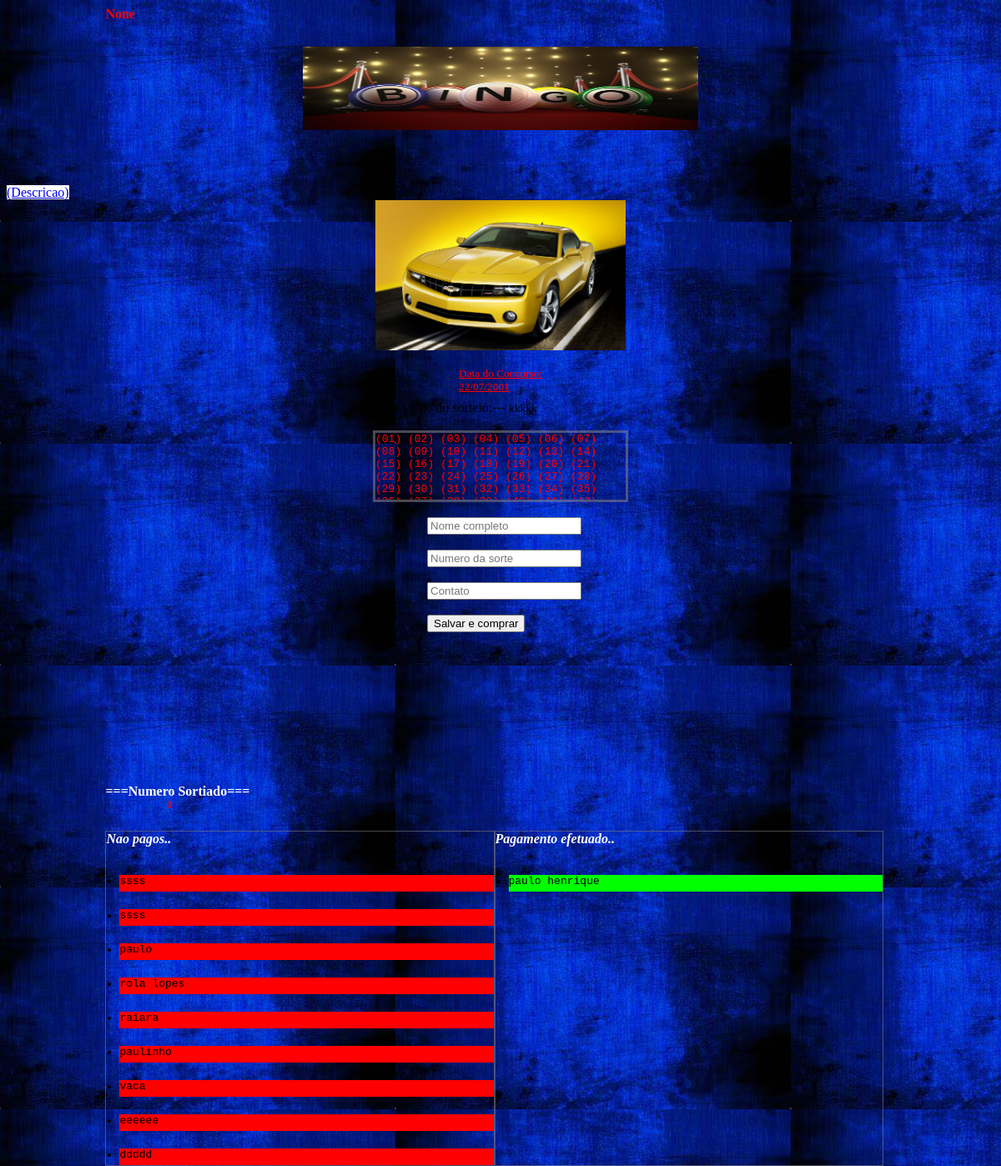
The page / on the database its author committed.
### app/models.py (models this page shows, shortened)
class datanumero(models.Model):
      d = models.TextField(max_length=10)
      n = models.IntegerField()
      video = models.TextField(max_length=100)

class permisoes(models.Model):
    id = models.AutoField(primary_key=True)
    chavep = models.TextField(max_length=13)
    nomeunico = models.TextField(max_length=20)
    numeros = models.IntegerField()

class adicionar(models.Model):
    dicionar = models.TextField(max_length=20)

### app/views.py (the view, shortened to what this page needs)
# urls.py: url(r'^$',index,name='ccp'),
def index(request):
    if request.method == 'GET':
     nus = request.COOKIES.get('seunumero')
     f = {
         'mostraa': permisoes.objects.all(),
         'ad': adicionar.objects.all(),
         'ch': datanumero.objects.all(),
         'sr':nus,
     }
     res = render(request,'fra.html',f)
     i = request.COOKIES.get('videos')
     return res

### app/templates/fra.html (shortened to what this page needs)
{% load static %}
<html lang="en">
<head>
</head>
<body>
  <div class='cabe'>
    <div class='c1'><strong onclick='n()'>{{sr}}</strong></div>
  </div>
  <br>
  <div class='logo'><img src={% static 'll.webp'%}  width='100%' height='100%' /></div>
  <br>
  <div class="top">
  </div>
  <br>
    <header>
                <div class='descricao1'><mark style='background-color:white;'><a href={% url 'descri1'%}>(Descricao)</a></mark>
                </div>
                <div class='quadros'>
                  <div class='r'>
                    <div class="a1" onclick="aa1()">
                      <img src={% static 'carro1.jpg'%} width="100%" height="100%"/>
                    </div>
                  </div>
                </div>
    </header>
   <nav>
    <div class='i'>
        <div class='recado'><small><u>Data do Concurso:
          {% for kll in ch %}
            {{kll.d}}
          {% endfor %}
        </u></small></div>
        <div class='jk'>Link Do video do sorteio:--- <small>
          {% for kll in ch %}
           {{kll.video}}
          {% endfor %}
        </small></div>
        <br>
        <div class='numeros'>
         <code>
          (01) (02) (03) (04) (05) (06)
          (07) (08) (09) (10) (11) (12) (13)
          (14) (15) (16) (17) (18) (19)
          (20) (21) (22) (23) (24) (25)
          (26) (27) (28) (29) (30) (31)
          (32) (33) (34) (35) (36) (37)
          (38) (39) (40) (41) (42) (43)
          (44) (45) (46) (47) (48) (49)
          (50) (51) (52) (53) (54) (55)
          (56) (57) (58) (59) (60) (61)
          (62) (63) (64) (65) (66) (67)
          (68) (69) (70) (71) (72) (73)
          (74) (75) (76) (77) (78) (79)
          (80) (81) (82) (83) (84) (85)
          (86) (87) (88) (89) (90) (91)
          (92) (93) (94) (95) (96) (97)
          (98) (99) ()
         </code>
        </div>
        <br>
        <div class='env'>
         <form action='' method='POST'>
          <input type='text' name='nome' placeholder='Nome completo' />
          <br>
          <br>
          <input type='number' name='numero' placeholder='Numero da sorte ' onclick='cuidado()' required />
          <br>
          <br>
          <input type='text' name='num' placeholder='Contato' />
          <br>
          <br>
          <button onclick='alertar()'>Salvar e comprar</button>
         </form>
      </div>
      </div>
   </nav>
   <main>
      <strong style='color:white;'>===Numero Sortiado===</strong>
      <div class='nsortiado'>
       <div class='l'>
        {% for kll in ch %}
         {{kll.n}}
      {% endfor %}
       </div>
      </div>
      <br>
      <div class='x'>
         <strong class='nj'><i style='color:white;'>Nao pagos..</i></strong>
        <ul>
          <pre>
           {% for xc in mostraa %}
            <li>{{xc.nomeunico}}</li>
           {% endfor %}
          </pre>
        </ul>
      </div>
      <div class='x2'>  <strong><i style="color:white;">Pagamento efetuado..</i></strong>
        <ul>
          <pre>
           {% for xc in ad %}
            <li class='lili'>{{xc.dicionar}}</li>
           {% endfor %}
          </pre>
        </ul>
      </div>
   </main>
</body>
</html>

### rows shown on the page
datanumero: d "22/07/2001", video "kkkkk", n "0"
permisoes: nomeunico "ssss"
permisoes: nomeunico "ssss"
permisoes: nomeunico "paulo"
permisoes: nomeunico "rola lopes"
permisoes: nomeunico "raiara"
permisoes: nomeunico "paulinho"
permisoes: nomeunico "vaca"
permisoes: nomeunico "eeeeee"
permisoes: nomeunico "ddddd"
adicionar: dicionar "paulo henrique"

### other values the page prints
{{ sr }} "None"
